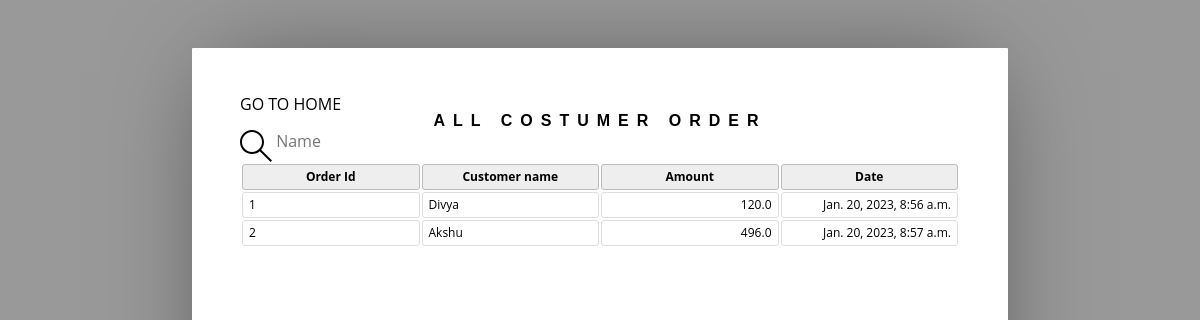
Screenshot of /customer_orders/ (signed in) with the database file from the repository.
### base/models.py (models this page shows, shortened)
class Order(models.Model):
    user = models.ForeignKey(User,on_delete=models.SET_NULL,null=True)
    customer = models.ForeignKey(Customer,on_delete=models.CASCADE)
    items = models.ManyToManyField(OrderItem)
    start_date = models.DateTimeField(auto_now_add=True)
    ordered_date=models.DateTimeField()
    ordered = models.BooleanField(default=False)
    def get_total(self):
        total = 0
        for order_item in self.items.all():
            total += order_item.get_final_price()
        return total

class Customer(models.Model):
    first_name=models.CharField(max_length=255)
    middle_name=models.CharField(max_length=255)
    last_name=models.CharField(max_length=255)
    phno=models.CharField(max_length=10,unique=True)
    DOB=models.DateField(auto_now=False, auto_now_add=False)
    address=models.ForeignKey(Address,on_delete=models.SET_NULL,null=True)

class OrderItem(models.Model):
    customer=models.ForeignKey(Customer,on_delete=models.CASCADE)
    ordered = models.BooleanField(default=False)
    item = models.ForeignKey(Medicine, on_delete=models.CASCADE)
    quantity = models.IntegerField(default=1)
    def get_final_price(self):
        return self.quantity * self.item.price

class Medicine(models.Model):
    name=models.CharField(max_length=255)
    category=models.ForeignKey(Category,on_delete=models.SET_NULL, null=True)
    description = models.TextField(null=True, blank=True)
    image = models.FileField(blank=True)
    quantity=models.IntegerField(default=0)
    ali = models.BooleanField(default=False)
    price = models.FloatField()

### base/views.py (the view)
# urls.py: path('customer_orders/',views.customer_order,name='customer_orders'),
@login_required(login_url='login')
def customer_order(request):
    q=request.GET.get('q') if request.GET.get('q')!=None else ''
    orders=Order.objects.filter((Q(customer__first_name__icontains=q)|Q(customer__phno__icontains=q))&(Q(ordered=True)))
    context={'orders':orders}
    return render(request,'base/customer_order.html',context)

### base/templates/base/customer_order.html (shortened to what this page needs)
{% load static %}
<html>
	<head>
		<link rel="stylesheet" href="{% static 'styles/bill_style.css' %}">
	</head>
	<body>
			<a href="{% url 'home' %}">GO TO HOME</a>
			<h1>All Costumer order</h1>
		<article>
			<form class="header__search" method="GET" action="{% url 'customer_orders' %}">
                <label>
                  <input name="q" placeholder="Name" />
                </label>
              </form>
			<table class="inventory">
				<thead>
					<tr>
						<th><span contenteditable>Order Id</span></th>
						<th><span contenteditable>Customer name</span></th>
						<th><span contenteditable>Amount</span></th>
						<th><span contenteditable>Date</span></th>
					</tr>
				</thead>
				<tbody>
                    {% for order in orders %}
					<tr>
						<td><a href="{% url 'orderdetail' order.id %}" target="_blank">{{order.id}}</a></td>
						<td><span contenteditable>{{order.customer.first_name}}</span></td>
						<td><span contenteditable>{{ order.get_total }}</span></td>
						<td><span>{{order.ordered_date}}</span></td>
					</tr>
                    {%endfor %}
				</tbody>
		</article>
	</body>
</html>

### static/styles/bill_style.css (style rules this page uses)
* { border: 0; box-sizing: content-box; color: inherit; font-family: inherit; font-size: inherit; font-style: inherit; font-weight: inherit; line-height: inherit; list-style: none; margin: 0; padding: 0; text-decoration: none; vertical-align: top; }
*[contenteditable] { border-radius: 0.25em; min-width: 1em; outline: 0; }
*[contenteditable] { cursor: pointer; }
span[contenteditable] { display: inline-block; }
h1 { font: bold 100% sans-serif; letter-spacing: 0.5em; text-align: center; text-transform: uppercase; }
table { font-size: 75%; table-layout: fixed; width: 100%; }
table { border-collapse: separate; border-spacing: 2px; }
th, td { border-width: 1px; padding: 0.5em; position: relative; text-align: left; }
th, td { border-radius: 0.25em; border-style: solid; }
th { background: #EEE; border-color: #BBB; }
td { border-color: #DDD; }
html { font: 16px/1 'Open Sans', sans-serif; overflow: auto; padding: 0.5in; }
html { background: #999; cursor: default; }
body { box-sizing: border-box; height: 11in; margin: 0 auto; overflow: hidden; padding: 0.5in; width: 8.5in; }
body { background: #FFF; border-radius: 1px; box-shadow: 0 0 1in -0.25in rgba(0, 0, 0, 0.5); }
article, article address, table.meta, table.inventory { margin: 0 0 3em; }
article:after { clear: both; content: ""; display: table; }
table.inventory { clear: both; width: 100%; }
table.inventory th { font-weight: bold; text-align: center; }
table.inventory td:nth-child(1) { width: 26%; }
table.inventory td:nth-child(2) { width: 38%; }
table.inventory td:nth-child(3) { text-align: right; width: 12%; }
table.inventory td:nth-child(4) { text-align: right; width: 12%; }

### rows the page displays
Order: id "1", customer.first_name "Divya", get_total "120.0", ordered_date "Jan. 20, 2023, 8:56 a.m."
Order: id "2", customer.first_name "Akshu", get_total "496.0", ordered_date "Jan. 20, 2023, 8:57 a.m."
